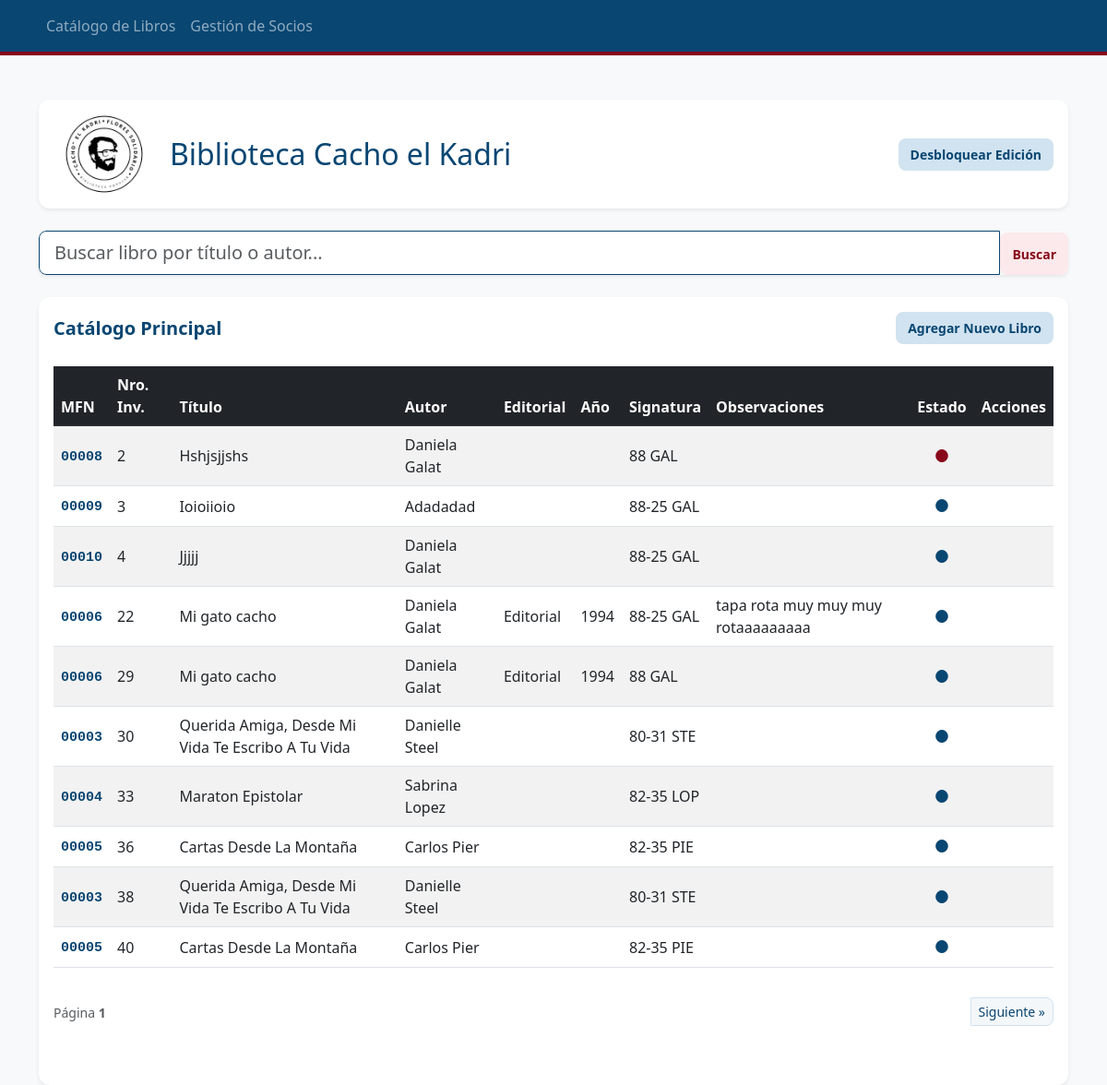
Before: / with the older database file.
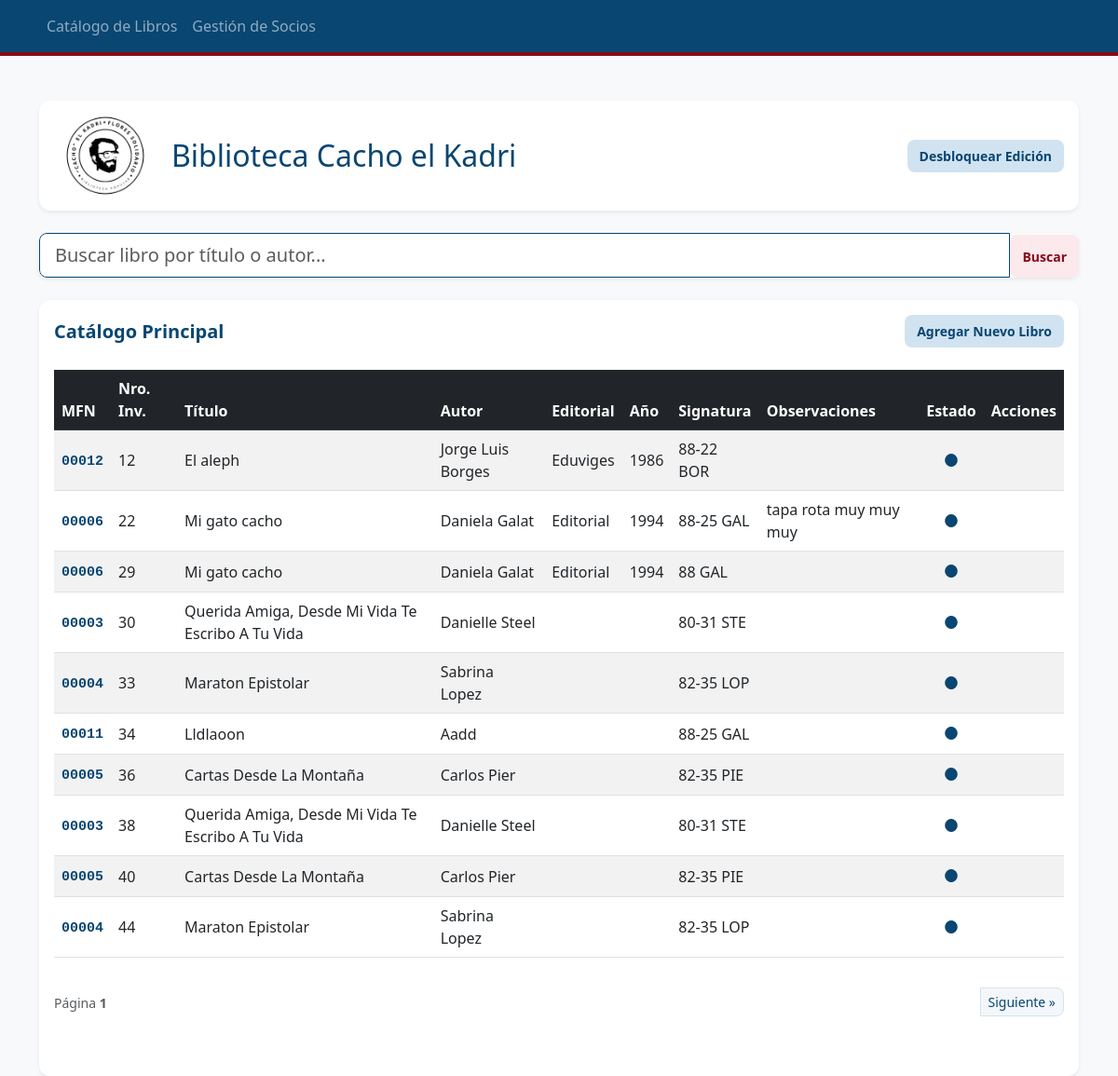
After: the same page with the newer database file.
### tables this page shows
CREATE TABLE Obras (
            mfn INTEGER PRIMARY KEY AUTOINCREMENT,
            titulo TEXT NOT NULL,
            autor TEXT NOT NULL,
            editorial TEXT,
            anio TEXT
        );

CREATE TABLE Ejemplares (
            nro_inventario INTEGER PRIMARY KEY,
            mfn_vinculado INTEGER,
            signatura_topografica TEXT NOT NULL,
            observaciones TEXT,
            FOREIGN KEY (mfn_vinculado) REFERENCES Obras (mfn)
        );

### app.py (the view)
@app.route('/')
def inicio():
    pagina = request.args.get('pagina', 1, type=int)
    libros_por_pagina = 10
    offset = (pagina - 1) * libros_por_pagina
    busqueda = request.args.get('q')
    conexion = sqlite3.connect("biblioteca.db")
    cursor = conexion.cursor()
    consulta_base = '''
        SELECT e.nro_inventario, o.titulo, o.autor, o.editorial, o.anio, e.signatura_topografica, e.observaciones, o.mfn,
               (SELECT id_prestamo FROM Prestamos p WHERE p.nro_inventario = e.nro_inventario AND p.fecha_devolucion IS NULL LIMIT 1) as estado_prestamo
        FROM Ejemplares e
        JOIN Obras o ON e.mfn_vinculado = o.mfn
    '''
    if busqueda:
        termino = f"%{busqueda}%"
        cursor.execute(consulta_base + " WHERE o.titulo LIKE ? OR o.autor LIKE ?", (termino, termino))
    else:
        cursor.execute(consulta_base + " LIMIT ? OFFSET ?", (libros_por_pagina, offset))
    lista_libros = cursor.fetchall()
    cursor.execute("SELECT COUNT(*) FROM Ejemplares")
    total_libros = cursor.fetchone()[0]
    tiene_siguiente = total_libros > (pagina * libros_por_pagina)
    conexion.close()
    return render_template('index.html',
                           libros=lista_libros,
                           busqueda=busqueda,
                           pagina=pagina,
                           tiene_siguiente=tiene_siguiente)

### templates/index.html (shortened to what this page needs)
{% extends 'layout.html' %}
{% block content %}
<form action="/" method="GET" class="mb-4">
    <div class="input-group shadow-sm" style="border-radius: 8px; overflow: hidden;">
        <input type="text" name="q" class="form-control form-control-lg" placeholder="Buscar libro por título o autor..." value="{{ busqueda if busqueda else '' }}" style="border: 1px solid #094672;">
        <button class="btn btn-primary px-4" type="submit">Buscar</button>
    </div>
</form>
<div class="card shadow-sm border-0" style="border-radius: 12px;">
    <div class="card-body">
        <div class="d-flex justify-content-between align-items-center mb-4">
            <h5 class="card-title mb-0">Catálogo Principal</h5>
            <a href="/nuevo" class="btn btn-success">Agregar Nuevo Libro</a>
        </div>
        <div class="table-responsive">
            <table class="table table-striped table-hover">
                <thead class="table-dark" style="background-color: #094672 !important;">
                    <tr>
                        <th>MFN</th>
                        <th>Nro. Inv.</th>
                        <th>Título</th>
                        <th>Autor</th>
                        <th>Editorial</th>
                        <th>Año</th>
                        <th>Signatura</th>
                        <th>Observaciones</th>
                        <th>Estado</th>
                        <th>Acciones</th>
                    </tr>
                </thead>
                <tbody>
                    {% for libro in libros %}
                    <tr>
                        <td><span style="color: #094672; font-weight: bold; font-family: monospace; font-size: 15px;">{{ "%05d" | format(libro[7]) }}</span></td>
                        <td>{{ libro[0] }}</td>
                        <td>{{ libro[1] }}</td>
                        <td>{{ libro[2] }}</td>
                        <td>{{ libro[3] }}</td>
                        <td>{{ libro[4] }}</td>
                        <td>{{ libro[5] }}</td>
                        <td>{{ libro[6] }}</td>
                        <td class="text-center" style="vertical-align: middle;">
                            {% if libro[8] %}
                                <span title="Prestado" style="color: #88091a; font-size: 18px; cursor: help;">●</span>
                            {% else %}
                                <span title="Disponible" style="color: #094672; font-size: 18px; cursor: help;">●</span>
                            {% endif %}
                        </td>
                        <td>
                        </td>
                    </tr>
                    {% else %}
                    <tr>
                        <td colspan="10" class="text-center text-muted py-4">No hay libros cargados todavía.</td>
                    </tr>
                    {% endfor %}
                </tbody>
            </table>
        </div>
        {% if not busqueda %}
        <div class="d-flex justify-content-between align-items-center mt-3 mb-5">
            <div>
                <span class="text-muted small">Página <strong>{{ pagina }}</strong></span>
            </div>
            <div class="btn-group">
                {% if tiene_siguiente %}
                    <a href="/?pagina={{ pagina + 1 }}" class="btn btn-outline-primary btn-sm" style="border-radius: 0 8px 8px 0 !important; background-color: #f4f7f9; color: #094672; border-color: #d1e3f0;">Siguiente &raquo;</a>
                {% endif %}
            </div>
        </div>
        {% endif %}
    </div>
</div>
{% endblock %}

### templates/layout.html (shortened to what this page needs)
<!DOCTYPE html>
<html lang="es">
<head>
    <link href="https://cdn.jsdelivr.net/npm/bootstrap@5.3.0/dist/css/bootstrap.min.css" rel="stylesheet">
    <link rel="stylesheet" href="https://cdn.jsdelivr.net/npm/bootstrap-icons@1.11.3/font/bootstrap-icons.min.css">
</head>
<body class="bg-light">
    <nav class="navbar navbar-expand-lg navbar-dark bg-dark">
        <div class="container">
            <div class="collapse navbar-collapse" id="navbarNav">
                <ul class="navbar-nav">
                    <li class="nav-item">
                        <a class="nav-link" href="/">Catálogo de Libros</a>
                    </li>
                    <li class="nav-item">
                        <a class="nav-link" href="/socios">Gestión de Socios</a>
                    </li>
                </ul>
            </div>
        </div>
    </nav>
    <div class="container mt-5">
        <div class="d-flex justify-content-between align-items-center mb-4 py-1 px-3 bg-white rounded shadow-sm border-0" style="border-radius: 12px !important;">
            <div class="d-flex align-items-center">
                <img src="{{ url_for('static', filename='img/logo.png') }}" alt="Logo Flores Solidario" class="me-3 mt-n2 mb-n2" style="height: 110px; width: auto; object-fit: contain;">
                <h1 class="h2 m-0">Biblioteca Cacho el Kadri</h1>
            </div>
         {% block header_admin_zone %}
                <div>
                    {% if session.get('admin') %}
                        <span class="me-3" style="color: #094672; font-weight: bold; font-size: 14px;">Modo Edición Activado</span>
                        <a href="/logout" class="btn btn-outline-secondary btn-sm">Cerrar Sesión</a>
                    {% else %}
                        <a href="/login" class="btn btn-outline-warning btn-sm">Desbloquear Edición</a>
                    {% endif %}
                </div>
            {% endblock header_admin_zone %}
        </div>
        {% block content %}{% endblock %}
    </div>
</body>
</html>

### templates/layout.html (style rules this page uses)
body { background-color: #f4f7f9 !important; }
.bg-dark { background-color: #094672 !important; border-bottom: 4px solid #88091a; }
h1, h2, h5, .card-title { color: #094672 !important; font-weight: 700; }
.btn-primary, .btn-danger, .btn-success, .btn-info, .btn-warning, .btn-style-mfn, .btn-outline-secondary, .btn-outline-warning { border-radius: 8px !important; font-weight: bold !important; font-size: 14px !important; text-decoration: none !important; display: inline-block !important; padding: 6px 12px !important; vertical-align: middle !important; margin: 0 !important; border: 1px solid transparent !important; transition: all 0.2s; }
button.btn-danger, button.btn-primary { margin-top: 2px !important; }
.btn-primary, .btn-danger, .btn-outline-secondary { background-color: #fbe9eb !important; color: #88091a !important; }
.btn-success, .btn-info, .btn-warning, .btn-style-mfn, .btn-outline-warning { background-color: #d1e3f0 !important; color: #094672 !important; }
table td { vertical-align: middle !important; }

Changed rows visible on the page:
removed Ejemplares: nro_inventario "2", titulo "Hshjsjjshs", autor "Daniela Galat", signatura_topografica "88 GAL"
removed Obras: mfn "00008"
removed Ejemplares: nro_inventario "3", titulo "Ioioiioio", autor "Adadadad", signatura_topografica "88-25 GAL"
removed Obras: mfn "00009"
removed Ejemplares: nro_inventario "4", titulo "Jjjjj", autor "Daniela Galat", signatura_topografica "88-25 GAL"
removed Obras: mfn "00010"
added Ejemplares: nro_inventario "12", titulo "El aleph", autor "Jorge Luis Borges", editorial "Eduviges", anio "1986", signatura_topografica "88-22 BOR"
added Obras: mfn "00012"
changed Ejemplares id 22: observaciones "tapa rota muy muy muy rotaaaaaaaaa" → "tapa rota muy muy muy"
added Ejemplares: nro_inventario "34", titulo "Lldlaoon", autor "Aadd", signatura_topografica "88-25 GAL"
added Obras: mfn "00011"
now on this page (row unchanged): Ejemplares: {{ "%05d" | format(libro[7]) }} "00004", nro_inventario "44", titulo "Maraton Epistolar", autor "Sabrina Lopez", signatura_topografica "82-35 LOP"
